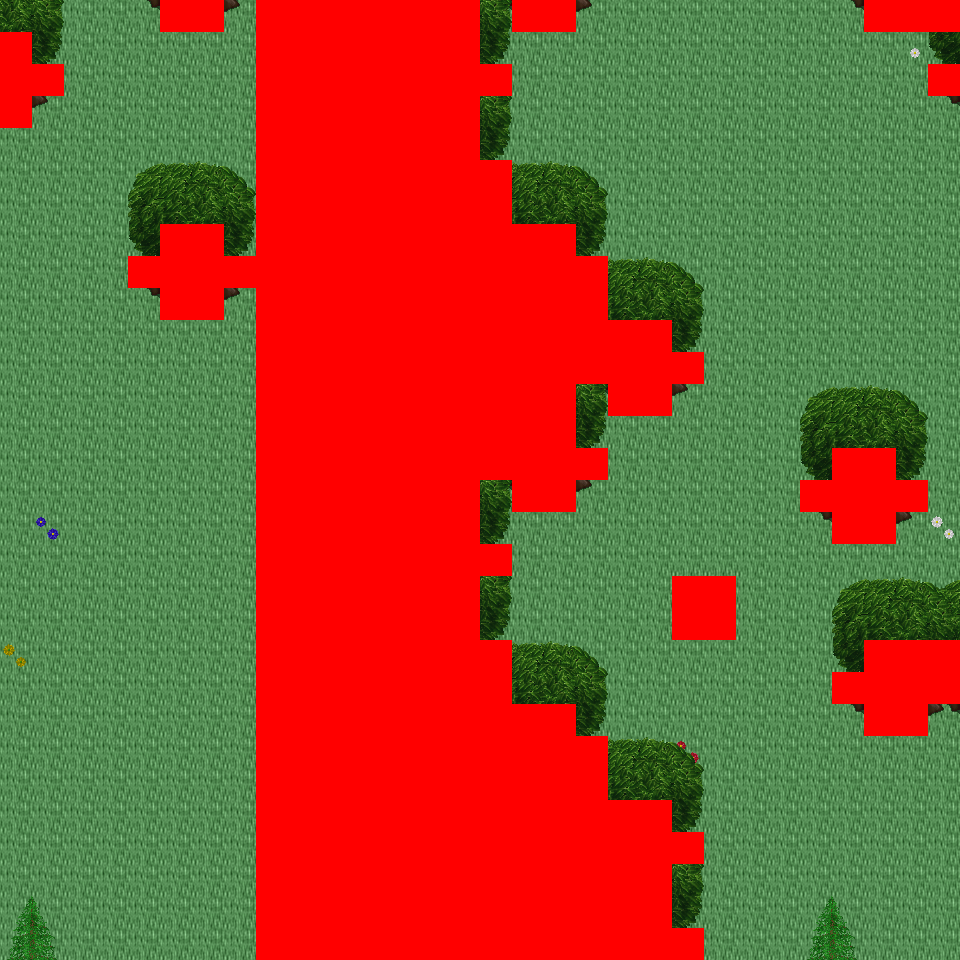

A 2D game scene composited from a Tiled map and its tileset images. What follows is a short description and the map's XML, with each tile layer's data collapsed to a summary:
An orthogonal 30x30 tile map with 32x32 px tiles, 6 tile layers (Ground, Object, Object2, Above, ...), 42 tilesets and 8 objects (8x mapExit).

<map version="1.0" orientation="orthogonal" renderorder="right-down" width="30" height="30" tilewidth="32" tileheight="32" nextobjectid="9">
  <tileset firstgid="1" name="tileset_logic_collision" tilewidth="32" tileheight="32" tilecount="1" columns="1">
    <image source="../drawable/tileset_logic_collision.png" width="32" height="32" />
  </tileset>
  <tileset firstgid="2" name="tileset_building_decoration_orbpedestal" tilewidth="32" tileheight="32" tilecount="2" columns="1">
    <image source="../drawable/tileset_building_decoration_orbpedestal.png" width="32" height="64" />
  </tileset>
  <tileset firstgid="4" name="tileset_building_decoration_block" tilewidth="32" tileheight="32" tilecount="2" columns="2">
    <image source="../drawable/tileset_building_decoration_block.png" width="64" height="32" />
  </tileset>
  <tileset firstgid="6" name="tileset_building_decoration_chimney" tilewidth="32" tileheight="32" tilecount="2" columns="1">
    <image source="../drawable/tileset_building_decoration_chimney.png" width="32" height="64" />
  </tileset>
  <tileset firstgid="8" name="tileset_building_fence_fence_chunky" tilewidth="32" tileheight="32" tilecount="21" columns="3">
    <image source="../drawable/tileset_building_fence_fence_chunky.png" width="96" height="224" />
  </tileset>
  <tileset firstgid="29" name="tileset_ground_cobbled_paving" tilewidth="32" tileheight="32" tilecount="1" columns="1">
    <image source="../drawable/tileset_ground_cobbled_paving.png" width="32" height="32" />
  </tileset>
  <tileset firstgid="30" name="tileset_ground_gravel" tilewidth="32" tileheight="32" tilecount="1" columns="1">
    <image source="../drawable/tileset_ground_gravel.png" width="32" height="32" />
  </tileset>
  <tileset firstgid="31" name="tileset_ground_stone_floors" tilewidth="32" tileheight="32" tilecount="6" columns="3">
    <image source="../drawable/tileset_ground_stone_floors.png" width="96" height="64" />
  </tileset>
  <tileset firstgid="37" name="tileset_ground_ground" tilewidth="32" tileheight="32" tilecount="33" columns="3">
    <image source="../drawable/tileset_ground_ground.png" width="96" height="352" />
  </tileset>
  <tileset firstgid="70" name="tileset_plant_bush_hedge" tilewidth="32" tileheight="32" tilecount="35" columns="5">
    <image source="../drawable/tileset_plant_bush_hedge.png" width="160" height="224" />
  </tileset>
  <tileset firstgid="105" name="tileset_plant_bush_various_small" tilewidth="32" tileheight="32" tilecount="9" columns="3">
    <image source="../drawable/tileset_plant_bush_various_small.png" width="96" height="96" />
  </tileset>
  <tileset firstgid="114" name="tileset_plant_flower_daisy_blue" tilewidth="32" tileheight="32" tilecount="8" columns="2">
    <image source="../drawable/tileset_plant_flower_daisy_blue.png" width="64" height="128" />
  </tileset>
  <tileset firstgid="122" name="tileset_plant_flower_daisy_red" tilewidth="32" tileheight="32" tilecount="8" columns="2">
    <image source="../drawable/tileset_plant_flower_daisy_red.png" width="64" height="128" />
  </tileset>
  <tileset firstgid="130" name="tileset_plant_flower_daisy_white" tilewidth="32" tileheight="32" tilecount="8" columns="2">
    <image source="../drawable/tileset_plant_flower_daisy_white.png" width="64" height="128" />
  </tileset>
  <tileset firstgid="138" name="tileset_plant_flower_daisy_yellow" tilewidth="32" tileheight="32" tilecount="8" columns="2">
    <image source="../drawable/tileset_plant_flower_daisy_yellow.png" width="64" height="128" />
  </tileset>
  <tileset firstgid="146" name="tileset_plant_vine_plait" tilewidth="32" tileheight="32" tilecount="9" columns="3">
    <image source="../drawable/tileset_plant_vine_plait.png" width="96" height="96" />
  </tileset>
  <tileset firstgid="155" name="tileset_furniture_light_iron_lamp" tilewidth="32" tileheight="32" tilecount="3" columns="1">
    <image source="../drawable/tileset_furniture_light_iron_lamp.png" width="32" height="96" />
  </tileset>
  <tileset firstgid="158" name="tileset_furniture_light_flames" tilewidth="32" tileheight="32" tilecount="6" columns="6">
    <image source="../drawable/tileset_furniture_light_flames.png" width="192" height="32" />
  </tileset>
  <tileset firstgid="164" name="tileset_ground_grass_corners" tilewidth="32" tileheight="32" tilecount="24" columns="6">
    <image source="../drawable/tileset_ground_grass_corners.png" width="192" height="128" />
  </tileset>
  <tileset firstgid="188" name="tileset_ground_grass_edges" tilewidth="32" tileheight="32" tilecount="36" columns="12">
    <image source="../drawable/tileset_ground_grass_edges.png" width="384" height="96" />
  </tileset>
  <tileset firstgid="224" name="tileset_plant_tree_tree_golden_large" tilewidth="32" tileheight="32" tilecount="24" columns="4">
    <image source="../drawable/tileset_plant_tree_tree_golden_large.png" width="128" height="192" />
  </tileset>
  <tileset firstgid="248" name="tileset_ground_water_dungeon_water" tilewidth="32" tileheight="32" tilecount="30" columns="3">
    <image source="../drawable/tileset_ground_water_dungeon_water.png" width="96" height="320" />
  </tileset>
  <tileset firstgid="278" name="tileset_plant_indoor_pot_plant_1" tilewidth="32" tileheight="32" tilecount="12" columns="6">
    <image source="../drawable/tileset_plant_indoor_pot_plant_1.png" width="192" height="64" />
  </tileset>
  <tileset firstgid="290" name="tileset_logic_creature_human_imperial" tilewidth="32" tileheight="32" tilecount="16" columns="8">
    <image source="../drawable/tileset_logic_creature_human_imperial.png" width="256" height="64" />
  </tileset>
  <tileset firstgid="306" name="tileset_item_statue_metal_and_stone" tilewidth="32" tileheight="32" tilecount="6" columns="3">
    <image source="../drawable/tileset_item_statue_metal_and_stone.png" width="96" height="64" />
  </tileset>
  <tileset firstgid="312" name="tileset_item_statue_grey_stone" tilewidth="32" tileheight="32" tilecount="4" columns="2">
    <image source="../drawable/tileset_item_statue_grey_stone.png" width="64" height="64" />
  </tileset>
  <tileset firstgid="316" name="tileset_building_castle" tilewidth="32" tileheight="32" tilecount="320" columns="20">
    <image source="../drawable/tileset_building_castle.png" width="640" height="512" />
  </tileset>
  <tileset firstgid="636" name="tileset_building_church" tilewidth="32" tileheight="32" tilecount="56" columns="8">
    <image source="../drawable/tileset_building_church.png" width="256" height="224" />
  </tileset>
  <tileset firstgid="692" name="tileset_item_pot_pot_golden" tilewidth="32" tileheight="32" tilecount="4" columns="4">
    <image source="../drawable/tileset_item_pot_pot_golden.png" width="128" height="32" />
  </tileset>
  <tileset firstgid="696" name="tileset_furniture_table_bench" tilewidth="32" tileheight="32" tilecount="3" columns="3">
    <image source="../drawable/tileset_furniture_table_bench.png" width="96" height="32" />
  </tileset>
  <tileset firstgid="699" name="tileset_item_statue_green_stone" tilewidth="32" tileheight="32" tilecount="12" columns="4">
    <image source="../drawable/tileset_item_statue_green_stone.png" width="128" height="96" />
  </tileset>
  <tileset firstgid="711" name="tileset_item_statue_green_stone_2" tilewidth="32" tileheight="32" tilecount="6" columns="2">
    <image source="../drawable/tileset_item_statue_green_stone_2.png" width="64" height="96" />
  </tileset>
  <tileset firstgid="717" name="tileset_plant_bush_hosta" tilewidth="32" tileheight="32" tilecount="9" columns="3">
    <image source="../drawable/tileset_plant_bush_hosta.png" width="96" height="96" />
  </tileset>
  <tileset firstgid="726" name="tileset_plant_tree_tree_green" tilewidth="32" tileheight="32" tilecount="88" columns="8">
    <image source="../drawable/tileset_plant_tree_tree_green.png" width="256" height="352" />
  </tileset>
  <tileset firstgid="814" name="tileset_item_banners_flag" tilewidth="32" tileheight="32" tilecount="12" columns="3">
    <image source="../drawable/tileset_item_banners_flag.png" width="96" height="128" />
  </tileset>
  <tileset firstgid="826" name="tileset_furniture_table_long_front_on" tilewidth="32" tileheight="32" tilecount="3" columns="1">
    <image source="../drawable/tileset_furniture_table_long_front_on.png" width="32" height="96" />
  </tileset>
  <tileset firstgid="829" name="tileset_item_flagpole" tilewidth="32" tileheight="32" tilecount="3" columns="1">
    <image source="../drawable/tileset_item_flagpole.png" width="32" height="96" />
  </tileset>
  <tileset firstgid="832" name="tileset_logic_portal" tilewidth="32" tileheight="32" tilecount="24" columns="8">
    <image source="../drawable/tileset_logic_portal.png" width="256" height="96" />
  </tileset>
  <tileset firstgid="856" name="tileset_logic_creature_animal" tilewidth="32" tileheight="32" tilecount="32" columns="8">
    <image source="../drawable/tileset_logic_creature_animal.png" width="256" height="128" />
  </tileset>
  <tileset firstgid="888" name="tileset_plant_tree_spruce" tilewidth="32" tileheight="32" tilecount="6" columns="2">
    <image source="../drawable/tileset_plant_tree_spruce.png" width="64" height="96" />
  </tileset>
  <tileset firstgid="894" name="tileset_light_light_5x5" tilewidth="32" tileheight="32" tilecount="25" columns="5">
    <image source="../drawable/tileset_light_light_5x5.png" width="160" height="160" />
  </tileset>
  <tileset firstgid="919" name="tileset_plant_stump_stump_brown" tilewidth="32" tileheight="32" tilecount="4" columns="2">
    <image source="../drawable/tileset_plant_stump_stump_brown.png" width="64" height="64" />
  </tileset>
  <layer name="Ground" width="30" height="30">
    <data>[900 cells, 900 non-empty, 1 distinct tile ids]</data>
  </layer>
  <layer name="Object" width="30" height="30">
    <data>[900 cells, 105 non-empty, 23 distinct tile ids]</data>
  </layer>
  <layer name="Object2" width="30" height="30">
    <data>[900 cells, 0 non-empty, 0 distinct tile ids]</data>
  </layer>
  <layer name="Above" width="30" height="30">
    <data>[900 cells, 374 non-empty, 26 distinct tile ids]</data>
  </layer>
  <layer name="Above2" width="30" height="30">
    <data>[900 cells, 0 non-empty, 0 distinct tile ids]</data>
  </layer>
  <layer name="Walkable" width="30" height="30">
    <data>[900 cells, 338 non-empty, 1 distinct tile ids]</data>
  </layer>
  <objectgroup name="MapEvents">
    <object id="1" name="north" type="mapExit" x="0" y="0" width="160" height="32">
      <properties>
        <property name="map" value="level_0_x72_y130" />
        <property name="x" value="0" />
        <property name="y" value="28" />
      </properties>
    </object>
    <object id="2" name="north2" type="mapExit" x="224" y="0" width="32" height="32">
      <properties>
        <property name="map" value="level_0_x72_y130" />
        <property name="x" value="7" />
        <property name="y" value="28" />
      </properties>
    </object>
    <object id="3" name="north3" type="mapExit" x="480" y="0" width="32" height="32">
      <properties>
        <property name="map" value="level_0_x72_y130" />
        <property name="x" value="15" />
        <property name="y" value="28" />
      </properties>
    </object>
    <object id="4" name="north4" type="mapExit" x="576" y="0" width="288" height="32">
      <properties>
        <property name="map" value="level_0_x72_y130" />
        <property name="x" value="18" />
        <property name="y" value="28" />
      </properties>
    </object>
    <object id="5" name="south" type="mapExit" x="0" y="928" width="256" height="32">
      <properties>
        <property name="map" value="level_0_x72_y132" />
        <property name="x" value="0" />
        <property name="y" value="1" />
      </properties>
    </object>
    <object id="6" name="south2" type="mapExit" x="704" y="928" width="256" height="32">
      <properties>
        <property name="map" value="level_0_x72_y132" />
        <property name="x" value="22" />
        <property name="y" value="1" />
      </properties>
    </object>
    <object id="7" name="west" type="mapExit" x="0" y="0" width="32" height="32">
      <properties>
        <property name="map" value="level_0_x71_y131" />
        <property name="x" value="28" />
        <property name="y" value="0" />
      </properties>
    </object>
    <object id="8" name="west2" type="mapExit" x="0" y="128" width="32" height="832">
      <properties>
        <property name="map" value="level_0_x71_y131" />
        <property name="x" value="28" />
        <property name="y" value="4" />
      </properties>
    </object>
  </objectgroup>
</map>
